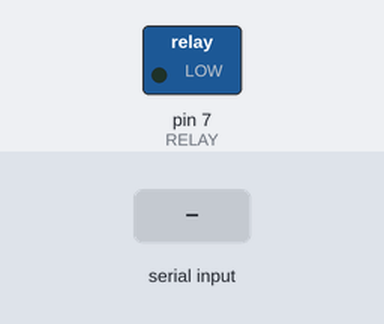
A sketch run on a simulated Arduino Uno, built with avr-gcc and run on an emulated ATmega328P. Parts: switched loads named in the sketch (green lamp = pin HIGH). The inputs (shaded band) are chosen by the test bench. What the sketch prints to the serial monitor is not drawn.

Above: at 1.2 s.
1.3 s: "1" received over Serial
At 1.9 s:
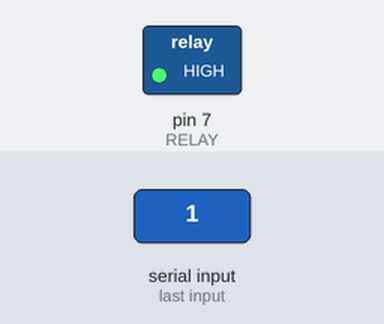
2.8 s: "0" received over Serial
At 3.2 s:
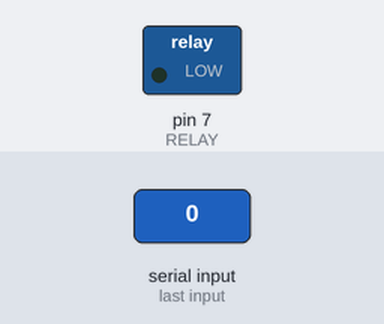
Timing chart, 0 to 5.8 s (numbered marks = the images above; inputs shaded):
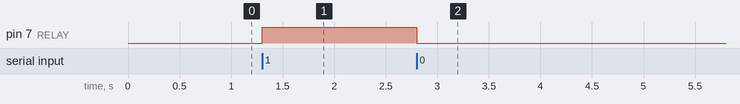

Measured:
- after the input at 1.3 s, pin 7 (RELAY): LOW → HIGH at once
- after the input at 2.8 s, pin 7 (RELAY): HIGH → LOW at once

The sketch:

led_reley.ino
```cpp
//const int led=13;
#define RELAY 7
int value=0;

void setup() {

      Serial.begin(9600);
      pinMode(RELAY, OUTPUT);
      digitalWrite (RELAY, LOW);
      Serial.println("Connection established...");
   }

void loop() {

     while (Serial.available()) {
           value = Serial.read();

           }

     if (value == '1'){
        digitalWrite (RELAY, HIGH);
        Serial.print("ON");
        Serial.print(" ");
     }

     else if (value == '0'){
        digitalWrite (RELAY, LOW);
        Serial.print("OFF");
        Serial.print(" ");
     }

}
```
